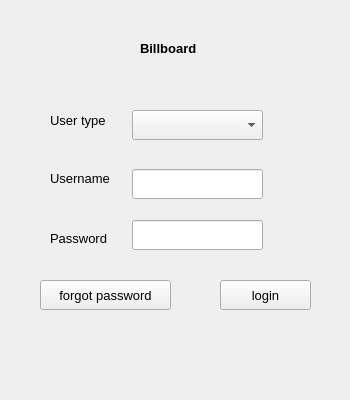
<?xml version="1.0" encoding="UTF-8"?>
<ui version="4.0">
 <class>LoginWindow</class>
 <widget class="QMainWindow" name="LoginWindow">
  <property name="geometry">
   <rect>
    <x>0</x>
    <y>0</y>
    <width>350</width>
    <height>400</height>
   </rect>
  </property>
  <property name="minimumSize">
   <size>
    <width>350</width>
    <height>400</height>
   </size>
  </property>
  <property name="maximumSize">
   <size>
    <width>350</width>
    <height>400</height>
   </size>
  </property>
  <property name="font">
   <font>
    <family>Segoe UI</family>
    <pointsize>10</pointsize>
   </font>
  </property>
  <property name="windowTitle">
   <string>Billboard</string>
  </property>
  <property name="windowIcon">
   <iconset resource="images/icons/icons.qrc">
    <normaloff>:/new/general/clock.png</normaloff>:/new/general/clock.png</iconset>
  </property>
  <property name="autoFillBackground">
   <bool>false</bool>
  </property>
  <widget class="QWidget" name="centralWidget">
   <widget class="QLabel" name="label_title">
    <property name="geometry">
     <rect>
      <x>140</x>
      <y>40</y>
      <width>56</width>
      <height>17</height>
     </rect>
    </property>
    <property name="font">
     <font>
      <pointsize>10</pointsize>
      <weight>75</weight>
      <bold>true</bold>
     </font>
    </property>
    <property name="text">
     <string>Billboard</string>
    </property>
   </widget>
   <widget class="QLabel" name="label_usrtyp">
    <property name="geometry">
     <rect>
      <x>50</x>
      <y>110</y>
      <width>61</width>
      <height>20</height>
     </rect>
    </property>
    <property name="text">
     <string>User type</string>
    </property>
   </widget>
   <widget class="QLabel" name="label_usrnm">
    <property name="geometry">
     <rect>
      <x>50</x>
      <y>170</y>
      <width>61</width>
      <height>16</height>
     </rect>
    </property>
    <property name="text">
     <string>Username</string>
    </property>
   </widget>
   <widget class="QLabel" name="label_pass">
    <property name="geometry">
     <rect>
      <x>50</x>
      <y>230</y>
      <width>61</width>
      <height>16</height>
     </rect>
    </property>
    <property name="text">
     <string>Password</string>
    </property>
   </widget>
   <widget class="QPushButton" name="pushButton_forgotpass">
    <property name="geometry">
     <rect>
      <x>40</x>
      <y>280</y>
      <width>131</width>
      <height>30</height>
     </rect>
    </property>
    <property name="minimumSize">
     <size>
      <width>0</width>
      <height>30</height>
     </size>
    </property>
    <property name="text">
     <string>forgot password</string>
    </property>
    <property name="icon">
     <iconset resource="images/icons/icons.qrc">
      <normaloff>:/new/general/forgot_password_96px.png</normaloff>:/new/general/forgot_password_96px.png</iconset>
    </property>
   </widget>
   <widget class="QPushButton" name="pushButton_login">
    <property name="geometry">
     <rect>
      <x>220</x>
      <y>280</y>
      <width>91</width>
      <height>30</height>
     </rect>
    </property>
    <property name="minimumSize">
     <size>
      <width>0</width>
      <height>30</height>
     </size>
    </property>
    <property name="text">
     <string>login</string>
    </property>
    <property name="icon">
     <iconset resource="images/icons/icons.qrc">
      <normaloff>:/new/general/Dialog-Apply-64.png</normaloff>:/new/general/Dialog-Apply-64.png</iconset>
    </property>
   </widget>
   <widget class="QComboBox" name="comboBox_usrtyp">
    <property name="geometry">
     <rect>
      <x>132</x>
      <y>110</y>
      <width>131</width>
      <height>30</height>
     </rect>
    </property>
    <property name="minimumSize">
     <size>
      <width>0</width>
      <height>30</height>
     </size>
    </property>
   </widget>
   <widget class="QLineEdit" name="lineEdit_usrnm">
    <property name="geometry">
     <rect>
      <x>132</x>
      <y>169</y>
      <width>131</width>
      <height>30</height>
     </rect>
    </property>
    <property name="minimumSize">
     <size>
      <width>0</width>
      <height>30</height>
     </size>
    </property>
   </widget>
   <widget class="QLineEdit" name="lineEdit_pass">
    <property name="geometry">
     <rect>
      <x>132</x>
      <y>220</y>
      <width>131</width>
      <height>30</height>
     </rect>
    </property>
    <property name="minimumSize">
     <size>
      <width>0</width>
      <height>30</height>
     </size>
    </property>
    <property name="echoMode">
     <enum>QLineEdit::Password</enum>
    </property>
   </widget>
  </widget>
  <widget class="QMenuBar" name="menuBar">
   <property name="geometry">
    <rect>
     <x>0</x>
     <y>0</y>
     <width>350</width>
     <height>21</height>
    </rect>
   </property>
  </widget>
 </widget>
 <layoutdefault spacing="6" margin="11"/>
 <resources>
  <include location="images/icons/icons.qrc"/>
 </resources>
 <connections/>
</ui>
